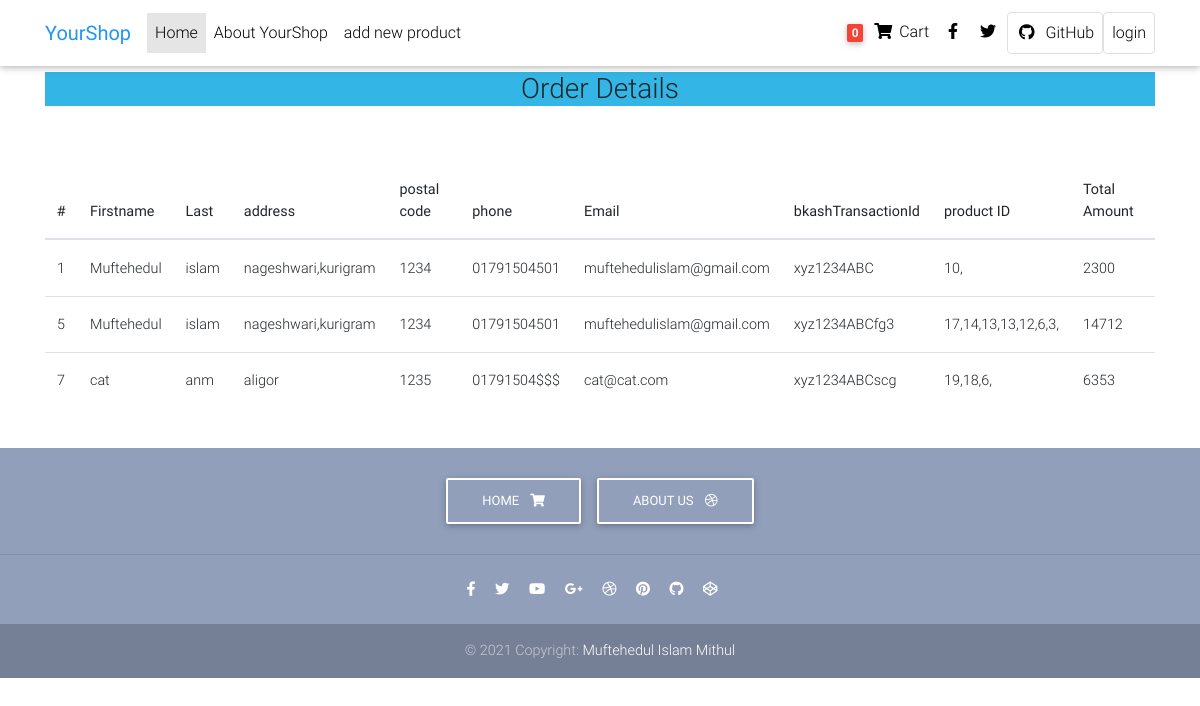
The app's page /orderDetails.php with its own data.
### tables this page shows
CREATE TABLE IF NOT EXISTS `orders` (
  `id` int(4) NOT NULL AUTO_INCREMENT,
  `firstName` varchar(100) NOT NULL,
  `lastName` varchar(100) NOT NULL,
  `address` varchar(250) NOT NULL,
  `postalCode` varchar(20) NOT NULL,
  `phone` varchar(25) NOT NULL,
  `email` varchar(100) NOT NULL,
  `bkashTransactionId` varchar(50) NOT NULL,
  `productIds` varchar(250) NOT NULL,
  `totalAmount` int(10) NOT NULL,
  PRIMARY KEY (`id`)
);

### orderDetails.php (the view, shortened to what this page needs)
<?php
if (isset($_SESSION['id'])) {
$userId=$_SESSION['id'];
}
else{
$userId=0;
}
require_once "additional/dbConnect.php";
?>
<!DOCTYPE html>
<html lang="en">
  <head>
    <link rel="stylesheet" href="https://use.fontawesome.com/releases/v5.11.2/css/all.css">
    <link href="css/bootstrap.min.css" rel="stylesheet">
    <link href="css/mdb.min.css" rel="stylesheet">
    <link href="css/style.min.css" rel="stylesheet">
  </head>
  <body>
    <nav class="navbar fixed-top navbar-expand-lg navbar-light white scrolling-navbar">
      <div class="container">
        <a class="navbar-brand waves-effect" href="index.php">
          <strong class="blue-text">YourShop</strong>
        </a>
        <div class="collapse navbar-collapse" id="navbarSupportedContent">
          <ul class="navbar-nav mr-auto">
            <li class="nav-item active">
              <a class="nav-link waves-effect" href="index.php">Home
              </a>
            </li>
            <li class="nav-item">
              <a class="nav-link waves-effect" href="about.php">About YourShop</a>
            </li>
            <li class="nav-item">
              <a class="nav-link waves-effect" href="addproduct.php">add new product</a>
            </li>
          </ul>
          <ul class="navbar-nav nav-flex-icons">
            <li class="nav-item">
              <a href="showCart.php" class="nav-link waves-effect">
                <span class="badge red z-depth-1 mr-1">
                  <?php
                  $sql = "SELECT COUNT(user_id) AS count FROM cart WHERE cart.user_id=$userId;";
                  $result = mysqli_query($link, $sql);
                  while($row = mysqli_fetch_assoc($result))
                  {
                  echo $row['count'];
                  }
                  ?>
                </span>
                <i class="fas fa-shopping-cart"></i>
                <span class="clearfix d-none d-sm-inline-block"> Cart </span>
              </a>
            </li>
            <li class="nav-item">
              <a href="https://www.facebook.com" class="nav-link waves-effect" target="_blank">
                <i class="fab fa-facebook-f"></i>
              </a>
            </li>
            <li class="nav-item">
              <a href="https://twitter.com" class="nav-link waves-effect" target="_blank">
                <i class="fab fa-twitter"></i>
              </a>
            </li>
            <li class="nav-item">
              <a href="https://github.com" class="nav-link border border-light rounded waves-effect"
                target="_blank">
                <i class="fab fa-github mr-2"></i>GitHub
              </a>
            </li>
            <li class="nav-item">
              <?php
              if(isset($_SESSION["loggedin"]) && $_SESSION["loggedin"] === true){
              echo '<a href="logout.php" class="nav-link border border-light rounded waves-effect">log out</a>';
              }
              else{
              echo'<a href="login.php" class="nav-link border border-light rounded waves-effect">login</a>';
              }
              ?>
            </li>
          </ul>
        </div>
      </div>
    </nav>
    <div>
      <div class="container" style="width:95%;">
        <br/><br/><br>
        <h3 align="center" class="bg-info">Order Details</h3>
        <br />
        <br />
        <div class="table-responsive">
          <table class="table">
            <thead>
              <tr>
                <th>#</th>
                <th>Firstname</th>
                <th>Last</th>
                <th>address</th>
                <th>postal code</th>
                <th>phone</th>
                <th>Email</th>
                <th>bkashTransactionId</th>
                <th>product ID</th>
                <th>Total Amount</th>
              </tr>
            </thead>
            <tbody>
              <?php
              $query = "SELECT * from orders";
              $result = mysqli_query($link, $query);
              while($row = mysqli_fetch_array($result))
              {
              echo '
              <tr>
                <td>'.$row["id"] .'</td>
                <td>'.$row["firstName"] .'</td>
                <td>'.$row["lastName"] .'</td>
                <td>'.$row["address"] .'</td>
                <td>'.$row["postalCode"] .'</td>
                <td>'.$row["phone"] .'</td>
                <td>'.$row["email"] .'</td>
                <td>'.$row["bkashTransactionId"] .'</td>
                <td>'.$row["productIds"] .'</td>
                <td>'.$row["totalAmount"] .'</td>
              </tr>
              ';}
              ?>
            </tbody>
          </table>
        </div>
      </div>
      <footer class="page-footer text-center font-small mt-4 wow fadeIn">
        <div class="pt-4">
          <a class="btn btn-outline-white" href="#" role="button">Home
            <i class="fas fa-shopping-cart ml-2"></i>
          </a>
          <a class="btn btn-outline-white" href="about.php" role="button">About Us
            <i class="fab fa-dribbble ml-2"></i>
          </a>
        </div>
        <hr class="my-4">
        <div class="pb-4">
          <a href="#" target="_blank">
            <i class="fab fa-facebook-f mr-3"></i>
          </a>
          <a href="#" target="_blank">
            <i class="fab fa-twitter mr-3"></i>
          </a>
          <a href="#" target="_blank">
            <i class="fab fa-youtube mr-3"></i>
          </a>
          <a href="#" target="_blank">
            <i class="fab fa-google-plus-g mr-3"></i>
          </a>
          <a href="#" target="_blank">
            <i class="fab fa-dribbble mr-3"></i>
          </a>
          <a href="#" target="_blank">
            <i class="fab fa-pinterest mr-3"></i>
          </a>
          <a href="#" target="_blank">
            <i class="fab fa-github mr-3"></i>
          </a>
          <a href="#" target="_blank">
            <i class="fab fa-codepen mr-3"></i>
          </a>
        </div>
        <div class="footer-copyright py-3">
          © 2021 Copyright:
          <a href="#" target="_blank"> Muftehedul Islam Mithul </a>
        </div>
      </footer>
    </body>
  </html>

### orderDetails.php (style rules this page uses)
html, body, header, .carousel { height: 60vh; }

### records on screen
orders: id "1", firstName "Muftehedul", lastName "islam", address "nageshwari,kurigram", postalCode "1234", phone "01791504501", email "muftehedulislam@gmail.com", bkashTransactionId "xyz1234ABC", productIds "10,", totalAmount "2300"
orders: id "5", firstName "Muftehedul", lastName "islam", address "nageshwari,kurigram", postalCode "1234", phone "01791504501", email "muftehedulislam@gmail.com", bkashTransactionId "xyz1234ABCfg3", productIds "17,14,13,13,12,6,3,", totalAmount "14712"
orders: id "7", firstName "cat", lastName "anm", address "aligor", postalCode "1235", phone "01791504$$$", email "cat@cat.com", bkashTransactionId "xyz1234ABCscg", productIds "19,18,6,", totalAmount "6353"

### other values on screen
$row['count'] "0"
